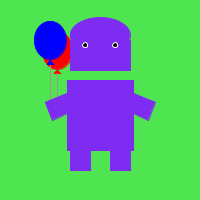
Frame 1 (no input)
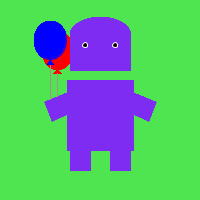
Frame 60 (the mouse pressed at the canvas centre just before this capture)
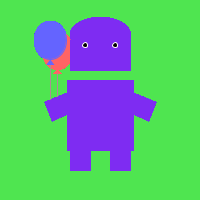
Frame 120 (the mouse held since frame 60 and released just before this capture)

The Processing sketch that drew these frames (run headless with seeded random() and noise(); from frame 60 on, the mouse is pressed at the canvas centre):

// Processing sketch: processing_17461
// ── processing_17461.pde

void setup () {
  size (200,200);
  background (79,229,80);
  smooth();
 }
 
void draw () {

//balloons
fill (255,mouseX,mouseY);
stroke (255,mouseX,mouseY);
ellipse (57,50,30,38);
triangle (57,70,60,73,54,73);
fill (173,141,149);
stroke (173,141,149);
line (57,73,57,113);

line (50,65,50,113);
fill (245,30,80);
fill (mouseX,mouseY,255);
stroke (mouseX,mouseY,255);
ellipse (50,40,32,38);
triangle (50,60,53,64,47,64);

  //head
fill (126,44,242);
stroke (126,44,242);
ellipse (100,35,60,35);
rect (70,40,60,30);
fill(0);
stroke(255);
ellipse (85,45,5,5);
ellipse (115,45,5,5);
fill(0);

 //body
fill(126,44,242);
stroke (126,44,242);
rect (67,80,66,70);

 //arms
quad (67,93,67,113,52,120,45,102);
quad (133,93,155,102,148,120,133,113);

 //feet
rect (70,150,20,20);
rect (110,150,20,20);
}
  
//background color shift
void mousePressed () {
  background (232,19,133);
} 
 void mouseReleased (){
  background (79,229,80);
  
}
   
                
